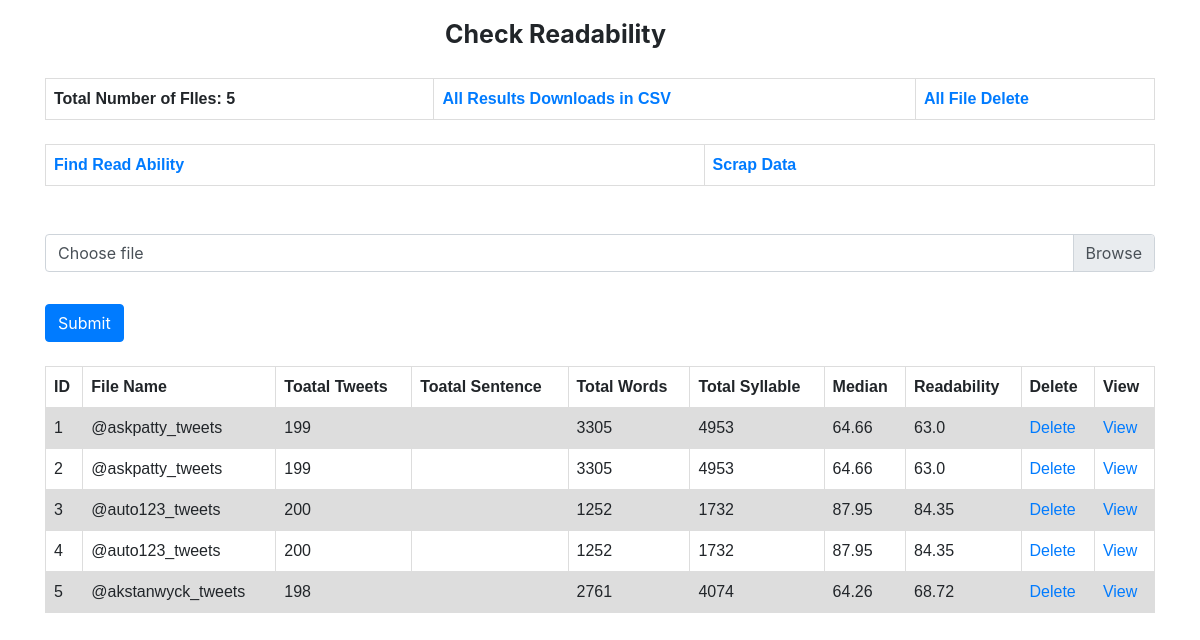
Before: / with the older database file.
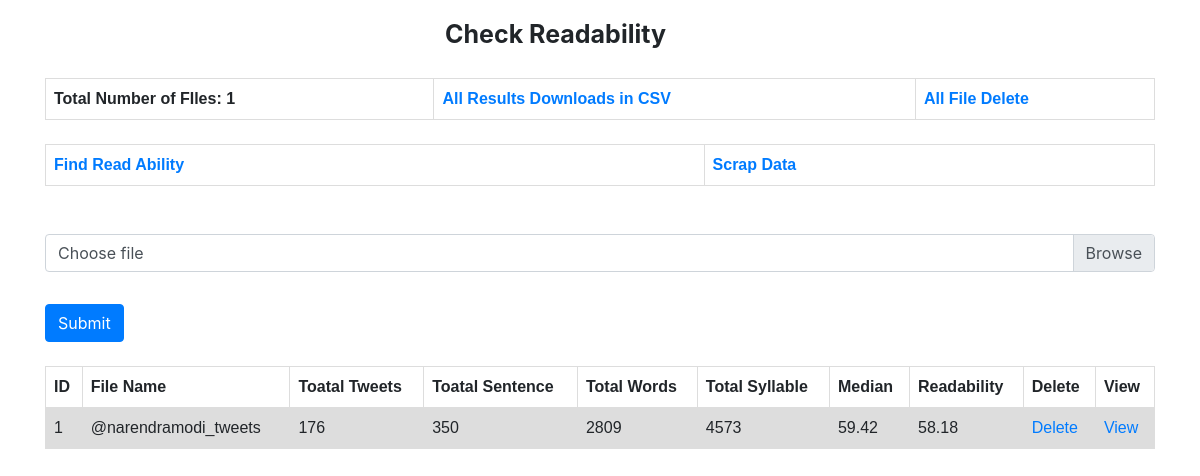
After: the same page with the newer database file.
### app_read_ability/models.py (models this page shows, shortened)
class StoreData(models.Model):
    file_names = models.CharField(max_length=80)
    tl_twts = models.CharField(max_length=20)
    tl_sents = models.CharField(max_length=20)
    tl_wrds = models.CharField(max_length=20)
    tl_sylbs = models.CharField(max_length=20)
    median = models.CharField(max_length=20, name='median')
    read_scores = models.CharField(max_length=20)

### app_read_ability/views.py (the view)
# urls.py: 2. Add a URL to urlpatterns:  path('', views.home, name='home')
def home(request):
	rbl_list = StoreData.objects.all().order_by('-id')
	len_file = len(rbl_list)
	page = request.GET.get('page', 1)
	paginator = Paginator(rbl_list, 5)
	try:
		rbl = paginator.page(page)
	except PageNotAnInteger:
		rbl = paginator.page(1)
	except EmptyPage:
		rbl = paginator.page(paginator.num_pages)
	return render(request,'index.html',{'rbl':rbl,'len_file':len_file})

### app_read_ability/templates/index.html (shortened to what this page needs)
<!DOCTYPE html>
<html lang="en">
<head>
  <link rel="stylesheet" href="https://maxcdn.bootstrapcdn.com/bootstrap/4.4.1/css/bootstrap.min.css">
</head>
<body>
<div class="container mt-3">
 <strong id="head_read" style="margin-left: 400px;border: none;font-size: 25px;">Check Readability</strong>
 <br/>  <br/>
<table id="header_read_file">
  <tr>
    <th><strong>Total Number of FIles:  {{ len_file }}</strong></th>
    <th><strong><a href="/down_load/">All Results Downloads in CSV</a></strong></th>
    <th> <strong><a href="/delete_all/">All File Delete</a></strong></th>
  </tr>
</table>
<br/>
<table>
  <tr>
    <th><strong><a href="#" id="find_read_ability">Find Read Ability</a></strong></th>
    <th> <strong><a href="#" id="find_scrap_data">Scrap Data</a></strong></th>
  </tr>
</table>
<br/><br/>
<div id="file_search">
  <form action="check_readbily/" method = "POST" enctype = "multipart/form-data">
    <div class="custom-file mb-3">
      <label class="custom-file-label" id="fileList" for="customFile">Choose file</label>
    </div>
    <div class="mt-3">
      <button type="submit" class="btn btn-primary">Submit</button>
    </div>
  </form>
</div>
  <br/>
  <div id="read_table">
{% if rbl %}
   <table >
  <tr>
     <th>ID</th>
    <th>File Name</th>
     <th>Toatal Tweets</th>
    <th>Toatal Sentence</th>
      <th>Total Words</th>
        <th>Total Syllable</th>
        <th>Median</th>
         <th>Readability</th>
           <th>Delete</th>
            <th>View</th>
  </tr>
  {% for data in rbl %}
  <tr>
    <td>{{ forloop.counter }}</td>
    <td>{{ data.file_names  }}</td>
      <td>{{ data.tl_twts  }}</td>
    <td>{{ data.tl_sents  }}</td>
    <td>{{ data.tl_wrds  }}</td>
    <td> {{data.tl_sylbs }}</td>
    <td> {{ data.median }}</td>
    <td> {{ data.read_scores  }}</td>
     <td><a href="/delete/{{ data.id }}"> Delete</a></td>
       <td><a href="#" id="{{ data.id }}" data-toggle="modal" data-target="#myModal"   class="data_view_id"  > View</a></td>
  </tr>
  {% endfor %}
</table>
{% else %}
<p1 style="text-align: center;"><em>No Readability Data Found</em></p1>
{% endif %}
<br/>
</div>
</div>
</body>
</html>

### app_read_ability/templates/index.html (style rules this page uses)
table { font-family: arial, sans-serif; border-collapse: collapse; width: 100%; }
td, th { border: 1px solid #dddddd; text-align: left; padding: 8px; }
tr:nth-child(even) { background-color: #dddddd; }

Changed rows visible on the page:
removed StoreData: file_names "@askpatty_tweets", tl_twts "199", tl_wrds "3305", tl_sylbs "4953", median "64.66", read_scores "63.0"
removed StoreData: file_names "@askpatty_tweets", tl_twts "199", tl_wrds "3305", tl_sylbs "4953", median "64.66", read_scores "63.0"
removed StoreData: file_names "@auto123_tweets", tl_twts "200", tl_wrds "1252", tl_sylbs "1732", median "87.95", read_scores "84.35"
removed StoreData: file_names "@auto123_tweets", tl_twts "200", tl_wrds "1252", tl_sylbs "1732", median "87.95", read_scores "84.35"
removed StoreData: file_names "@akstanwyck_tweets", tl_twts "198", tl_wrds "2761", tl_sylbs "4074", median "64.26", read_scores "68.72"
added StoreData: file_names "@narendramodi_tweets", tl_twts "176", tl_sents "350", tl_wrds "2809", tl_sylbs "4573", median "59.42", read_scores "58.18"
Other visible differences:
{{ len_file }}: "5" → "1"
